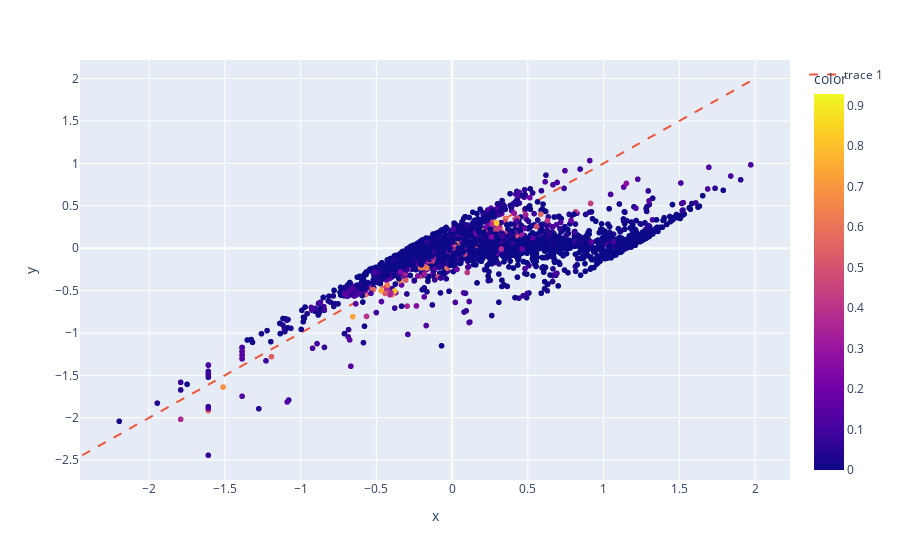

The cell this chart's notebook holds for it:
### Code cell
est_bulk = np.log1p(np.sum(adata.varm["mu_expression_cellType"] * lrm.get_counts().detach().numpy(), axis=1))
true_bulk = np.log1p(adata.varm["bulk"][:, 0])

x = adata.varm["pseudo_factor"][:, 0]
y = true_bulk - est_bulk

_min = np.min([x.min(), y.min()])
_max = np.max([x.max(), y.max()])

f = px.scatter(
    x=adata.varm["pseudo_factor"][:, 0],
    y=true_bulk - est_bulk,
    color=calculate_weights(adata, "pvals_adj").min(1)
)
f.add_trace(
    go.Scatter(x=[_min, _max], y=[_min, _max], mode="lines", line=dict(dash="dash"))
)

### Figure 1 — Plotly figure (JSON) as saved in the notebook; plotly's stock layout.template omitted (floating-point values rounded to 4 significant figures; data arrays with more than 128 entries replaced by an {"elided": "..."} marker saying what was removed)
{"data": [{"hovertemplate": "x=%{x}<br>y=%{y}<br>color=%{marker.color}<extra></extra>", "legendgroup": "", "marker": {"color": {"elided": "8424 float values"}, "coloraxis": "coloraxis", "symbol": "circle"}, "mode": "markers", "name": "", "showlegend": false, "type": "scattergl", "x": {"elided": "8424 float values"}, "xaxis": "x", "y": {"elided": "8424 float values"}, "yaxis": "y"}, {"line": {"dash": "dash"}, "mode": "lines", "type": "scatter", "x": [-2.442, 1.971], "y": [-2.442, 1.971]}], "layout": {"coloraxis": {"colorbar": {"title": {"text": "color"}}, "colorscale": [[0, "#0d0887"], [0.1111, "#46039f"], [0.2222, "#7201a8"], [0.3333, "#9c179e"], [0.4444, "#bd3786"], [0.5556, "#d8576b"], [0.6667, "#ed7953"], [0.7778, "#fb9f3a"], [0.8889, "#fdca26"], [1, "#f0f921"]]}, "legend": {"tracegroupgap": 0}, "margin": {"t": 60}, "xaxis": {"anchor": "y", "domain": [0, 1], "title": {"text": "x"}}, "yaxis": {"anchor": "x", "domain": [0, 1], "title": {"text": "y"}}}}
